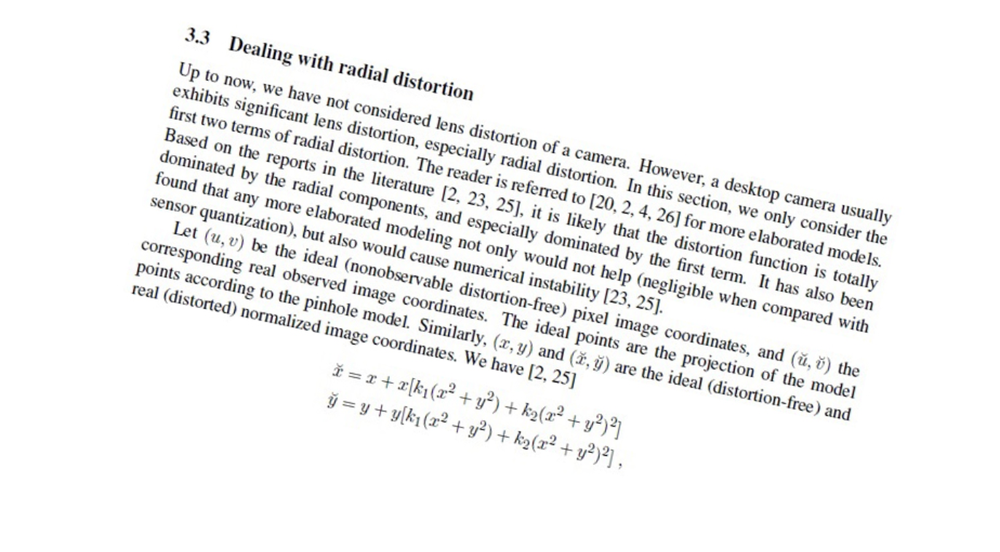
#> input picture demo1.png, 1000 x 552 px, shrunk from 1372 x 758 before the run
$ python demo1.py
#> lines starting #> are read from the running program, lines starting #| are printed output that depends on the picture; after the words box and inside, x2 and y2 are one past the last pixel; in counts of white or black regions, pixels touching at a corner belong together
import numpy as np
import cv2


## 图片旋转
def rotate_bound(image, angle):
    # 获取宽高
    (h, w) = image.shape[:2]
    (cX, cY) = (w // 2, h // 2)

    # 提取旋转矩阵 sin cos
    M = cv2.getRotationMatrix2D((cX, cY), -angle, 1.0)
    cos = np.abs(M[0, 0])
    sin = np.abs(M[0, 1])

    # 计算图像的新边界尺寸
    nW = int((h * sin) + (w * cos))
    #     nH = int((h * cos) + (w * sin))
    nH = h

    # 调整旋转矩阵
    M[0, 2] += (nW / 2) - cX
    M[1, 2] += (nH / 2) - cY

    return cv2.warpAffine(image, M, (nW, nH), flags=cv2.INTER_CUBIC, borderMode=cv2.BORDER_REPLICATE)


## 获取图片旋转角度
def get_minAreaRect(image):
    gray = cv2.cvtColor(image, cv2.COLOR_BGR2GRAY)
    gray = cv2.bitwise_not(gray)
    thresh = cv2.threshold(gray, 0, 255,
                           cv2.THRESH_BINARY | cv2.THRESH_OTSU)[1]
    coords = np.column_stack(np.where(thresh > 0))
    return cv2.minAreaRect(coords)


image_path = "../demo1.png"
image = cv2.imread(image_path)
#> image is the input picture: shape (552, 1000, 3); mean B, G, R 242.7, 242.8, 242.7
angle = get_minAreaRect(image)[-1]
#> in get_minAreaRect, `gray = cv2.bitwise_not(gray)`:
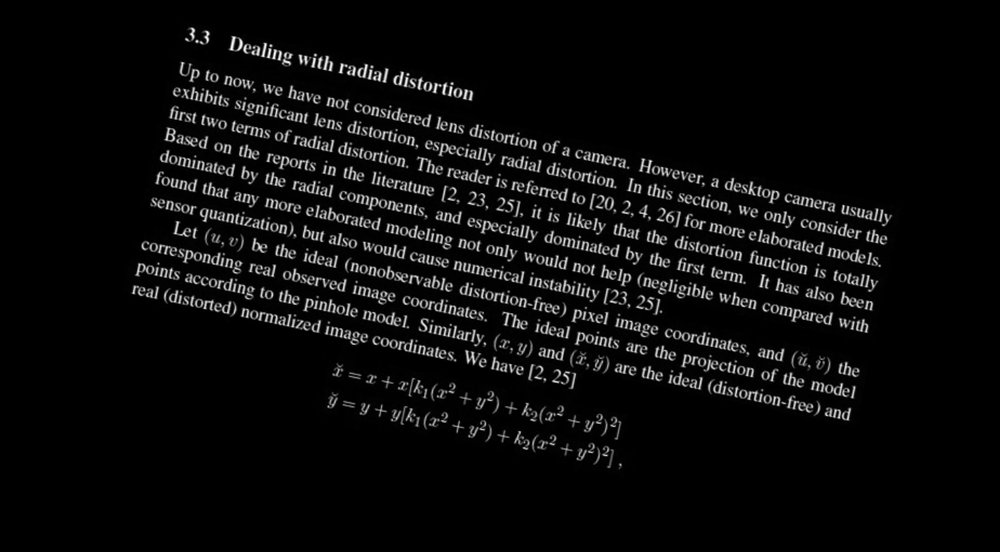
#> gray: shape (552, 1000); min 0, max 255, mean 12.2
#> in get_minAreaRect, `thresh = cv2.threshold(gray, 0, 255, cv2.THRESH_BINARY | cv2.THRESH_OT..`:
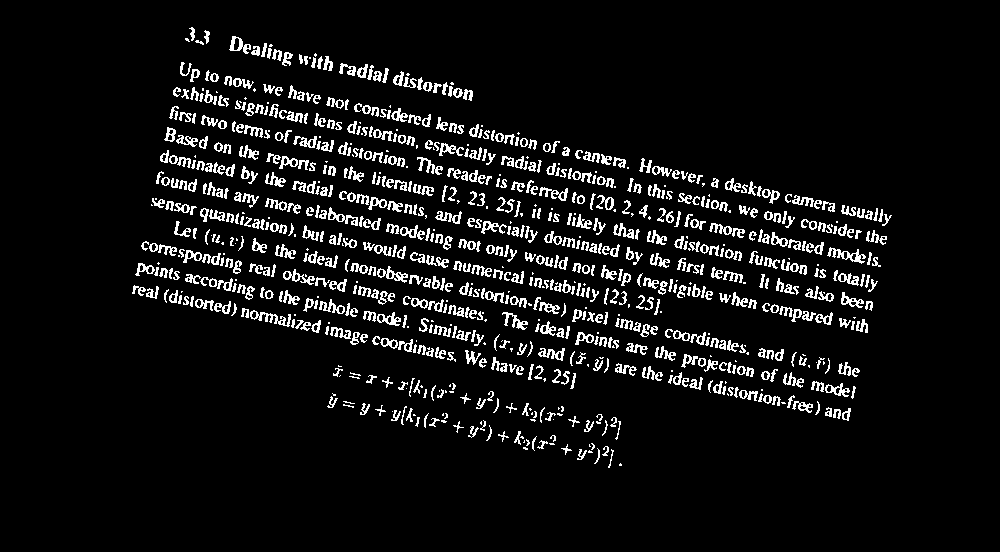
#> thresh: shape (552, 1000); 7.2% white in thin lines or dots, all inside (x1, y1, x2, y2) = (132, 27, 892, 468)
#> in get_minAreaRect, `coords = np.column_stack(np.where(thresh > 0))`: coords = 39861 pairs, first value 27 to 467, second value 132 to 891
#> angle = -12.17
rotated = rotate_bound(image, angle)
#> in rotate_bound, `M = cv2.getRotationMatrix2D((cX, cY), -angle, 1.0)`: M = [[0.978, 0.211, -46.95], [-0.211, 0.978, 111.6]]
#> in rotate_bound, `cos = np.abs(M[0, 0])`: cos = 0.978
#> in rotate_bound, `sin = np.abs(M[0, 1])`: sin = 0.211
#> in rotate_bound, `nW = int((h * sin) + (w * cos))`: nW = 1093
#> in rotate_bound, `return cv2.warpAffine(image, M, (nW, nH), flags=cv2.INTER_CUBIC, borde..`:
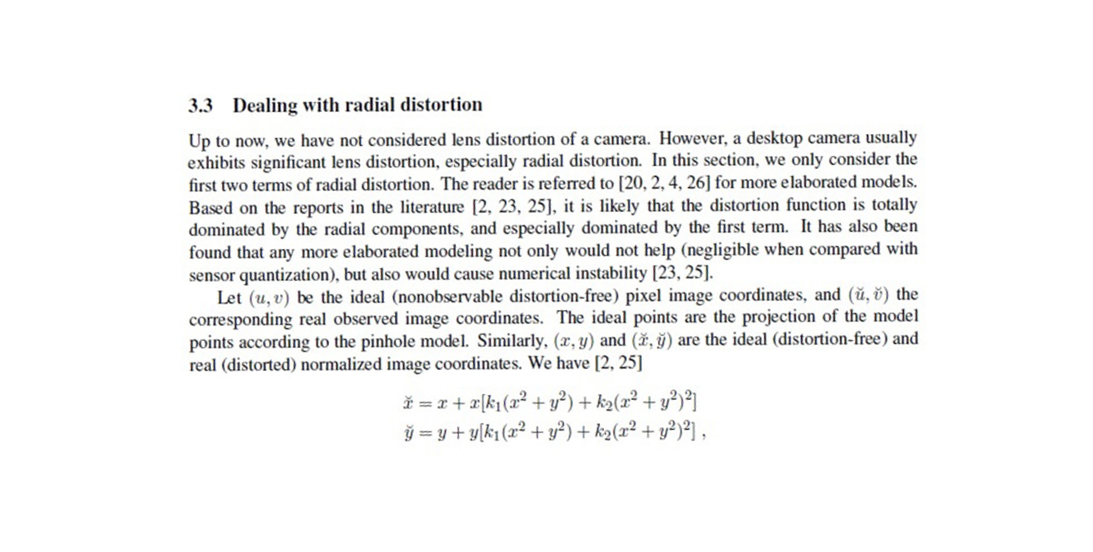
#> returned value: shape (552, 1093, 3); mean of channels 0, 1, 2 243.7, 243.8, 243.7; drawn as B, G, R

cv2.putText(rotated, "angle: {:.2f} ".format(angle),
            (10, 30), cv2.FONT_HERSHEY_SIMPLEX, 0.7, (0, 0, 255), 2)
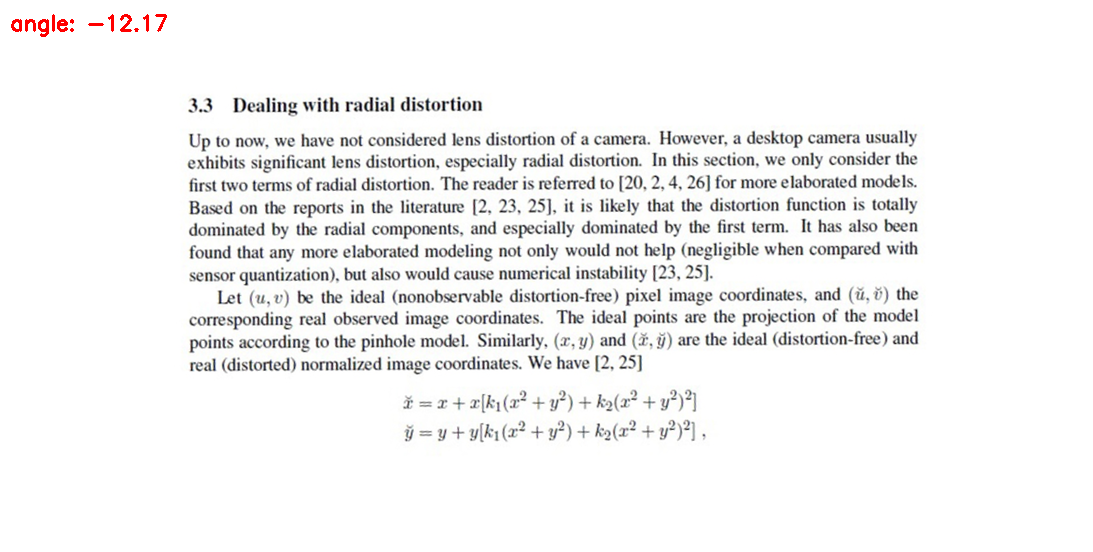
#> rotated: shape (552, 1093, 3); 0.14% of pixels changed, all inside (x1, y1, x2, y2) = (11, 14, 167, 37)

# show the output image
print("[INFO] angle: {:.3f}".format(angle))
#| [INFO] angle: -12.171
cv2.imshow("imput", image)
cv2.imshow("output", rotated)
cv2.waitKey(0)
